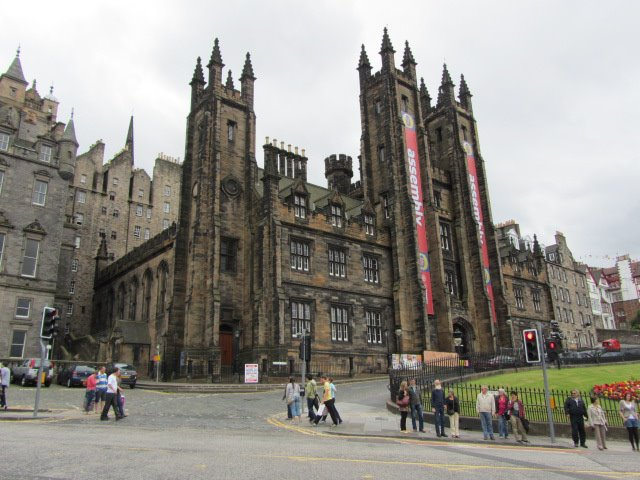
#> input picture examples/img/building.jpg, 640 x 480 px
$ python 141031_loadimage.py
#> lines starting #> are read from the running program, lines starting #| are printed output that depends on the picture
# -*- coding: utf-8 -*-
"""
Created on Fri Oct 31 11:24:12 2014

@author: Wasit
"""

import numpy as np
import cv2

# Load an color image in grayscale
img =cv2.imread('../img/building.jpg',0)
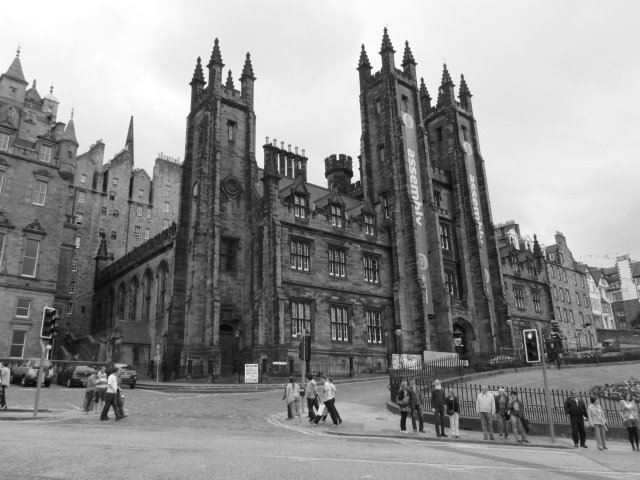
#> img: shape (480, 640); min 2, max 255, mean 142.2
cv2.imshow('sample image',img)
cv2.waitKey(0)
cv2.destroyAllWindows()
cv2.imwrite('build_bg.jpg',img)
